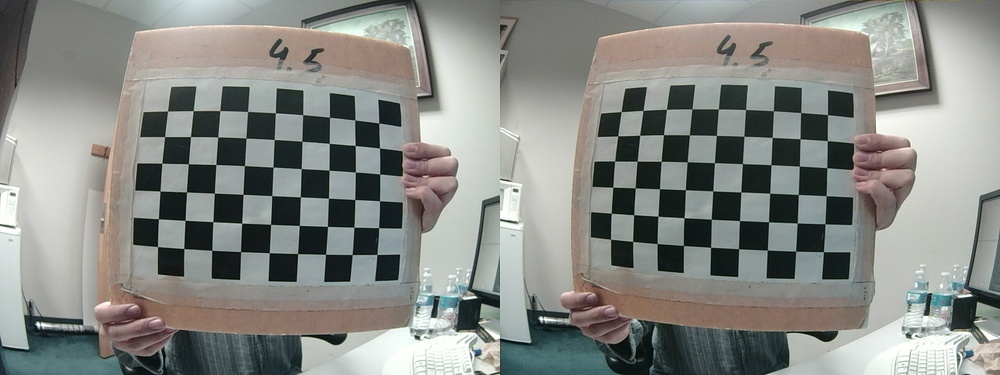
#> input picture camera_calib/2019-01-16-091542.jpg, 1000 x 375 px, shrunk from 2560 x 960 before the run; its folder holds only this picture in this run
$ python calib.py   (older library calls are emulated)
#> lines starting #> are read from the running program, lines starting #| are printed output that depends on the picture; after the words box and inside, x2 and y2 are one past the last pixel; in counts of white or black regions, pixels touching at a corner belong together; long printed decimals are rounded
from __future__ import print_function, division
import numpy as np
import cv2
import glob
import pickle

# https://medium.com/@kennethjiang/calibrate-fisheye-lens-using-opencv-part-2-13990f1b157f
# [17 lines left out: function undistort, not called in this run]

def main():
    # termination criteria
    criteria = (cv2.TERM_CRITERIA_EPS + cv2.TERM_CRITERIA_MAX_ITER, 30, 0.001)

    # prepare object points, like (0,0,0), (1,0,0), (2,0,0) ....,(6,5,0)
    objp = np.zeros((6*9,3), np.float32)
    objp[:,:2] = np.mgrid[0:9,0:6].T.reshape(-1,2)
    objp = objp * 0.0254

    # Arrays to store object points and image points from all the images.
    objpoints = [] # 3d point in real world space
    imgpointsL = [] # 2d points in image plane.
    imgpointsR = [] # 2d points in image plane.

    images = glob.glob('*.jpg')
    images.sort()
    width = 0
    height =0

    two_cams = False

    for fname in images:
        img = cv2.imread(fname)
#> img is the input picture: shape (375, 1000, 3); mean B, G, R 133.4, 137.8, 135.8
        height, width = img.shape[0:2]
        if two_cams:
            imgL = img[:,0:width//2]
            imgR = img[:,width//2 : width]
            grayL = cv2.cvtColor(imgL,cv2.COLOR_BGR2GRAY)
            grayR = cv2.cvtColor(imgR,cv2.COLOR_BGR2GRAY)
            # Find the chess board corners
            retR, cornersR = cv2.findChessboardCorners(grayR, (9,6), None)
        else:
            imgL = img
            retR = True

        grayL = cv2.cvtColor(imgL,cv2.COLOR_BGR2GRAY)
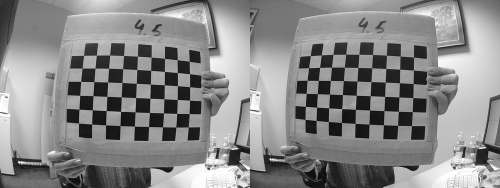
#> grayL: shape (375, 1000) (shown at 1/2 size); min 1, max 255, mean 136.7
        retL, cornersL = cv2.findChessboardCorners(grayL, (9,6), None)
#> retL = True; cornersL = 54 rows, first 8: [823.3, 251.7], [795.8, 250.9], [767.1, 250.2], [738.6, 248.8], [710.6, 247.3], [683.4, 245.5], [657, 243.5], [632.7, 241.3]


        # If found, add object points, image points (after refining them)
        if retL == True and retR == True:
            print(fname)
            objpoints.append(objp)

            corners2L = cv2.cornerSubPix(grayL,cornersL,(11,11),(-1,-1),criteria)
#> corners2L = 54 rows, first 8: [823.4, 251.7], [795.7, 251.2], [767.3, 250.1], [738.5, 248.7], [710.5, 247.2], [683.4, 245.5], [657.1, 243.6], [632.6, 241.4]
            imgpointsL.append(corners2L)

            if two_cams:
                corners2R = cv2.cornerSubPix(grayR,cornersR,(11,11),(-1,-1),criteria)
                imgpointsR.append(corners2R)
                offset = np.ones((len(corners2R), 1, 2)) * width//2

            # Draw and display the corners
            imgL = cv2.drawChessboardCorners(imgL, (9,6), corners2L, retL)
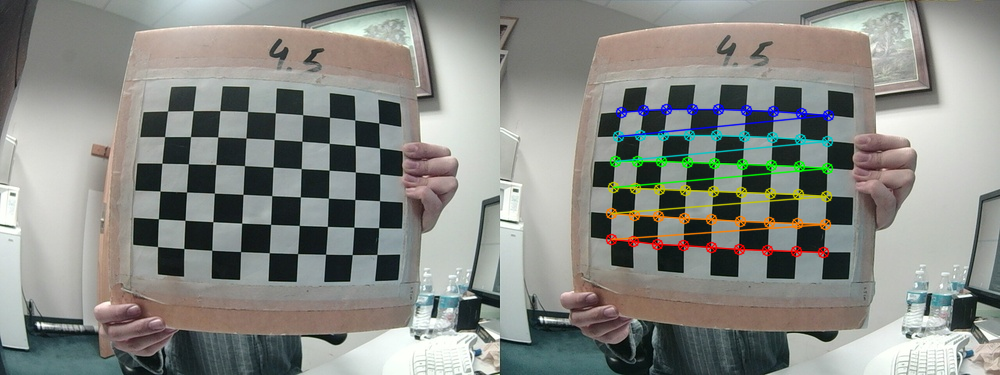
#> imgL: shape (375, 1000, 3); 2.93% of pixels changed, all inside (x1, y1, x2, y2) = (605, 103, 835, 259)
            cv2.imshow('imgL',imgL)
            cv2.waitKey(5)

    calibration_flags = cv2.fisheye.CALIB_RECOMPUTE_EXTRINSIC+cv2.fisheye.CALIB_CHECK_COND+cv2.fisheye.CALIB_FIX_SKEW

    M1 = np.zeros((3, 3))
    d1 = np.zeros((4, 1))
    r1 = [np.zeros((1, 1, 3), dtype=np.float64) for i in range(len(objpoints))]
    t1 = [np.zeros((1, 1, 3), dtype=np.float64) for i in range(len(objpoints))]

    # rms, _, _, _, _ =  cv2.fisheye.calibrate(np.reshape(objpoints, (len(objpoints), 1, -1, 3)),
    #                                          np.reshape(imgpointsL, (len(objpoints), 1, -1, 2)),
    #                                          grayL.shape[::-1],
    #                                          M1,
    #                                          d1,
    #                                          r1,
    #                                          t1,
    #                                          calibration_flags,
    #                                          (cv2.TERM_CRITERIA_EPS+cv2.TERM_CRITERIA_MAX_ITER, 100, 1e-6))

    # print(rms)
    # print(M1)
    # print(d1)

    # m1 = np.reshape([898.8330441160133, 0, 640, 0, 898.5978305609192, 480, 0, 0, 1], (3,3))
    # d1 = np.array([-0.3984360149537951, 0.1302381183957002, 0.009177901416678803, 0.007710077375683005, 0])

    flags = 0
    # flags |= cv2.CALIB_FIX_INTRINSIC
    flags |= cv2.CALIB_FIX_PRINCIPAL_POINT
    # flags |= cv2.CALIB_USE_INTRINSIC_GUESS
    # flags |= cv2.CALIB_FIX_FOCAL_LENGTH
    # flags |= cv2.CALIB_FIX_ASPECT_RATIO
    flags |= cv2.CALIB_ZERO_TANGENT_DIST
    # flags |= cv2.CALIB_RATIONAL_MODEL
    # flags |= cv2.CALIB_SAME_FOCAL_LENGTH
    # flags |= cv2.CALIB_FIX_K3
    # flags |= cv2.CALIB_FIX_K4
    # flags |= cv2.CALIB_FIX_K5

    if two_cams:
        rms, M1, d1, r1, t1 = cv2.calibrateCamera(
                    objpoints, imgpointsL, (width//2, height), None, None, flags=flags)
        rms, M2, d2, r2, t2 = cv2.calibrateCamera(
                    objpoints, imgpointsR, (width//2, height), None, None, flags=flags)

    else:
        rms, M1, d1, r1, t1 = cv2.calibrateCamera(
                    objpoints, imgpointsL, (width, height), None, None, flags=flags)
#> rms = 1.31; M1 = [[984.9, 0, 499.5], [0, 1134.7, 187], [0, 0, 1]]; d1 = [[-0.786, 28.31, 0, 0, -171.3]]; r1 = ([-0.417, -0.478, -2.99],); t1 = ([0.308, 0.0554, 0.966],)

    print(rms)
#| 1.310
    print(M1)
#| [[9.84932651e+02 0.00000000e+00 4.99500000e+02]
#|  [0.00000000e+00 1.13466921e+03 1.87000000e+02]
#|  [0.00000000e+00 0.00000000e+00 1.00000000e+00]]
    print(d1)
#| [[  -0.7863   28.313    0.            0.         -171.287]]

    # [10 lines of commented-out code are left out]

    if two_cams:
        stereo_flags = 0
        # stereo_flags |= cv2.CALIB_FIX_INTRINSIC
        stereo_flags |= cv2.CALIB_FIX_PRINCIPAL_POINT
        stereo_flags |= cv2.CALIB_USE_INTRINSIC_GUESS
        # stereo_flags |= cv2.CALIB_FIX_FOCAL_LENGTH
        # stereo_flags |= cv2.CALIB_FIX_ASPECT_RATIO
        stereo_flags |= cv2.CALIB_ZERO_TANGENT_DIST
        # stereo_flags |= cv2.CALIB_RATIONAL_MODEL
        stereo_flags |= cv2.CALIB_SAME_FOCAL_LENGTH
        # stereo_flags |= cv2.CALIB_FIX_K3
        # stereo_flags |= cv2.CALIB_FIX_K4
        # stereo_flags |= cv2.CALIB_FIX_K5

        stereocalib_criteria = (cv2.TERM_CRITERIA_MAX_ITER +
                                cv2.TERM_CRITERIA_EPS, 100, 1e-5)

        ret, M1, d1, M2, d2, R, T, E, F = cv2.stereoCalibrate(
            objpoints, imgpointsL,
            imgpointsR, M1, d1, M2,
            d2, (height,width//2),
            criteria=stereocalib_criteria, flags=stereo_flags)

        print(ret)
        print(M1)
        print(d1)

        newcameramtx, roi=cv2.getOptimalNewCameraMatrix(M1,d1,(width//2, height),.99)
        imgL = cv2.imread(images[0])[:,0:width//2].copy()

    else:
        newcameramtx, roi=cv2.getOptimalNewCameraMatrix(M1,d1,(width, height),.99)
#> newcameramtx = [[984.9, 0, 499.5], [0, 1130.7, 187], [0, 0, 1]]; roi = (0, 7, 999, 361)
        imgL = cv2.imread(images[0])[:,0:width].copy()
    # newcameramtx, roi = cv2.fisheye.estimateNewCameraMatrixForUndistortRectify(M1.astype(cv2.CV_32F), d1.astype(cv2.CV_32F), (width//2, height), np.eye(3), balance=0.5)
    # print("ROI\n", roi)

    print(imgL.shape)
#| (375, 1000, 3)
    dst = cv2.undistort(imgL, M1, d1, None, M1)
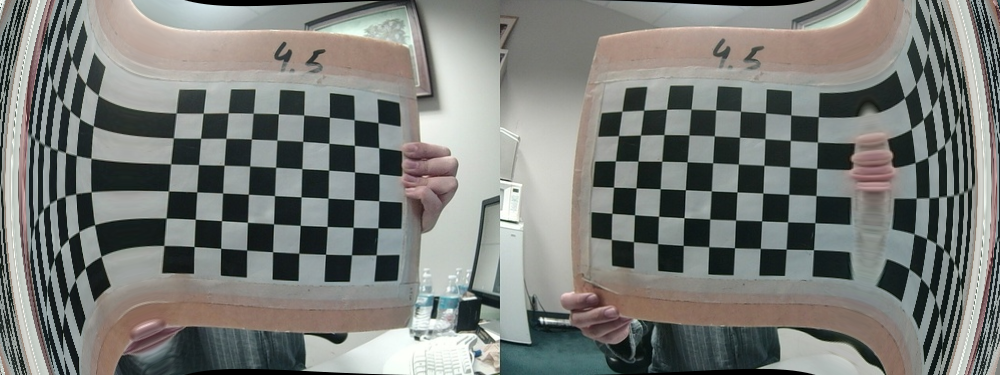
#> dst: shape (375, 1000, 3); mean B, G, R 120.6, 124.5, 122.3
    # [6 lines of commented-out code are left out]
    cv2.imwrite('calibresult.png',dst)

    cv2.destroyAllWindows()

    if two_cams:
        camera_model = dict([('M1', M1), ('M2', M2), ('dist1', d1),
                            ('dist2', d2), ('rvecs1', r1),
                            ('rvecs2', r2), ('tvecs1', t1),
                            ('tvecs2', t2), ('R', R), ('T', T),
                            ('E', E), ('F', F)])
    else:
        camera_model = dict([('M1', M1), ('dist1', d1),
                            ('rvecs1', r1), ('tvecs1', t1)])
#> camera_model = {'M1': [[984.9, 0, 499.5], [0, 1134.7, 187], [0, 0, 1]], 'dist1': [[-0.786, 28.31, 0, 0, -171.3]], 'rvecs1': ([-0.417, -0.478, -2.99],), 'tvecs1': ([0.308, 0.0554, 0.966],)}

    with open('calib.pkl', 'wb') as f:
        pickle.dump(camera_model, f, pickle.HIGHEST_PROTOCOL)

    # [17 lines of commented-out code are left out]

if __name__ == '__main__':
    main()
'''
import numpy as np
import cv2
import glob
import os
import argparse

# https://github.com/bvnayak/stereo_calibration/blob/master/camera_calibrate.py
class StereoCalibration(object):
    def __init__(self, filepath):
        # termination criteria
        self.criteria = (cv2.TERM_CRITERIA_EPS +
                         cv2.TERM_CRITERIA_MAX_ITER, 30, 0.001)
        self.criteria_cal = (cv2.TERM_CRITERIA_EPS +
                             cv2.TERM_CRITERIA_MAX_ITER, 100, 1e-5)

        # prepare object points, like (0,0,0), (1,0,0), (2,0,0) ....,(6,5,0)
        self.objp = np.zeros((9*6, 3), np.float32)
        self.objp[:, :2] = np.mgrid[0:9, 0:6].T.reshape(-1, 2)

        # Arrays to store object points and image points from all the images.
        self.objpoints = []  # 3d point in real world space
        self.imgpoints_l = []  # 2d points in image plane.
        self.imgpoints_r = []  # 2d points in image plane.

        self.cal_path = filepath
        self.read_images(self.cal_path)

    def read_images(self, cal_path):
        # [6 lines of commented-out code are left out]
        images = glob.glob(os.path.join(cal_path, "*.jpg"))
        img_shape = (0,0)

        print(images)

        for i, fname in enumerate(images):
            img = cv2.imread(images[i])
            width = img.shape[1]
            img_l = img[:,:width//2]
            img_r = img[:,width//2:]

            gray_l = cv2.cvtColor(img_l, cv2.COLOR_BGR2GRAY)
            gray_r = cv2.cvtColor(img_r, cv2.COLOR_BGR2GRAY)

            # Find the chess board corners
            ret_l, corners_l = cv2.findChessboardCorners(gray_l, (9, 6), None)
            ret_r, corners_r = cv2.findChessboardCorners(gray_r, (9, 6), None)

            # If found, add object points, image points (after refining them)
            self.objpoints.append(self.objp)

            if ret_l is True and ret_r is True:
                rt = cv2.cornerSubPix(gray_l, corners_l, (11, 11),
                                      (-1, -1), self.criteria)
                self.imgpoints_l.append(corners_l)

                # Draw and display the corners
                ret_l = cv2.drawChessboardCorners(img_l, (9, 6),
                                                  corners_l, ret_l)
                cv2.imshow('chessboard', img_l)
                cv2.waitKey(50)

                rt = cv2.cornerSubPix(gray_r, corners_r, (11, 11),
                                      (-1, -1), self.criteria)
                self.imgpoints_r.append(corners_r)

                # Draw and display the corners
                ret_r = cv2.drawChessboardCorners(img_r, (9, 6),
                                                  corners_r, ret_r)
                cv2.imshow('chessboard', img_r)
                cv2.waitKey(50)
            img_shape = gray_l.shape[::-1]

        rt, self.M1, self.d1, self.r1, self.t1 = cv2.calibrateCamera(
            self.objpoints, self.imgpoints_l, img_shape, None, None)
        rt, self.M2, self.d2, self.r2, self.t2 = cv2.calibrateCamera(
            self.objpoints, self.imgpoints_r, img_shape, None, None)

        self.camera_model = self.stereo_calibrate(img_shape)

    def stereo_calibrate(self, dims):
        flags = 0
        flags |= cv2.CALIB_FIX_INTRINSIC
        # flags |= cv2.CALIB_FIX_PRINCIPAL_POINT
        flags |= cv2.CALIB_USE_INTRINSIC_GUESS
        flags |= cv2.CALIB_FIX_FOCAL_LENGTH
        # flags |= cv2.CALIB_FIX_ASPECT_RATIO
        flags |= cv2.CALIB_ZERO_TANGENT_DIST
        # flags |= cv2.CALIB_RATIONAL_MODEL
        # flags |= cv2.CALIB_SAME_FOCAL_LENGTH
        # flags |= cv2.CALIB_FIX_K3
        # flags |= cv2.CALIB_FIX_K4
        # flags |= cv2.CALIB_FIX_K5

        stereocalib_criteria = (cv2.TERM_CRITERIA_MAX_ITER +
                                cv2.TERM_CRITERIA_EPS, 100, 1e-5)
        ret, M1, d1, M2, d2, R, T, E, F = cv2.stereoCalibrate(
            self.objpoints, self.imgpoints_l,
            self.imgpoints_r, self.M1, self.d1, self.M2,
            self.d2, dims,
            criteria=stereocalib_criteria, flags=flags)

        print('Intrinsic_mtx_1', M1)
        print('dist_1', d1)
        print('Intrinsic_mtx_2', M2)
        print('dist_2', d2)
        print('R', R)
        print('T', T)
        print('E', E)
        print('F', F)

        # [6 lines of commented-out code are left out]

        print('')

        camera_model = dict([('M1', M1), ('M2', M2), ('dist1', d1),
                            ('dist2', d2), ('rvecs1', self.r1),
                            ('rvecs2', self.r2), ('R', R), ('T', T),
                            ('E', E), ('F', F)])

        cv2.destroyAllWindows()
        return camera_model

if __name__ == '__main__':
    parser = argparse.ArgumentParser()
    parser.add_argument('filepath', help='String Filepath')
    args = parser.parse_args()
    cal_data = StereoCalibration(args.filepath)
'''

$ run again, on camera_calib/2019-01-16-091658.jpg
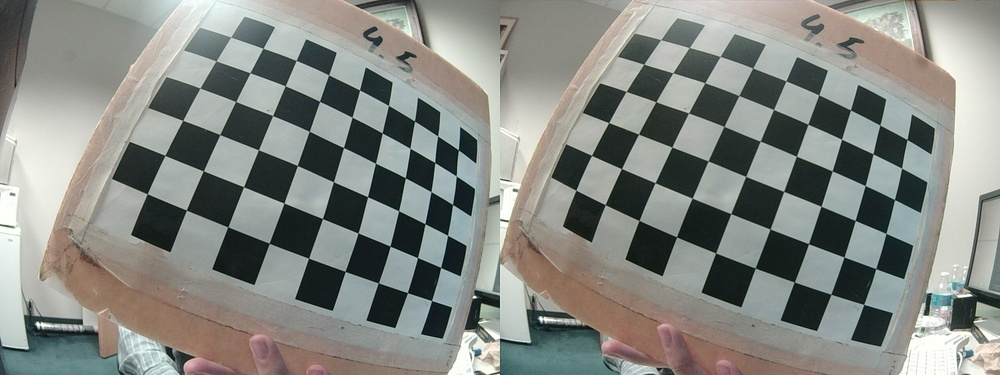
#> input picture camera_calib/2019-01-16-091658.jpg, 1000 x 375 px, shrunk from 2560 x 960 before the run
#> in main, img is the input picture: shape (375, 1000, 3); mean B, G, R 131.2, 136.4, 133.8
#> retL = True; cornersL = 54 rows, first 8: [431.6, 300.5], [407.5, 292.5], [378.4, 282.8], [345.3, 271.5], [308.6, 258.2], [269.4, 243.4], [227.6, 226.8], [186.4, 210.2]
#> corners2L = 54 rows, first 8: [431.6, 300.5], [407.4, 292.6], [378.3, 282.9], [345.2, 271.4], [308.6, 258.2], [269.2, 243.3], [227.8, 226.9], [186.3, 210.1]
#> in main, `imgL = cv2.drawChessboardCorners(imgL, (9,6), corners2L, retL)`:
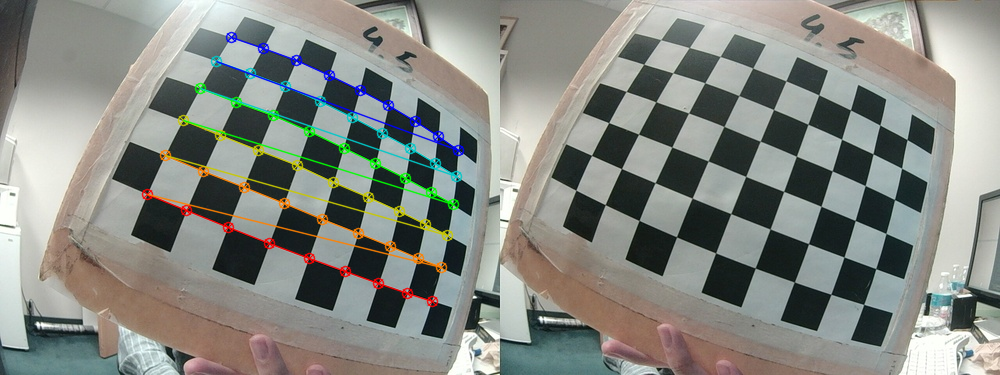
#> imgL: shape (375, 1000, 3); 3.34% of pixels changed, all inside (x1, y1, x2, y2) = (141, 31, 465, 308)
#> rms = 3.41; M1 = [[432.3, 0, 499.5], [0, 637.6, 187], [0, 0, 1]]; d1 = [[0.721, -1.12, 0, 0, 0.423]]; r1 = ([0.497, -0.988, -2.71],); t1 = ([-0.0507, 0.0673, 0.379],)
#| 3.413
#| [[432.348   0.         499.5       ]
#|  [  0.         637.599 187.        ]
#|  [  0.           0.           1.        ]]
#| [[ 0.721 -1.117  0.          0.          0.4232]]
#> newcameramtx = [[423.7, 0, 499.5], [0, 630.4, 187], [0, 0, 1]]; roi = (4, 24, 992, 327)
#| (375, 1000, 3)
#> in main, `dst = cv2.undistort(imgL, M1, d1, None, M1)`:
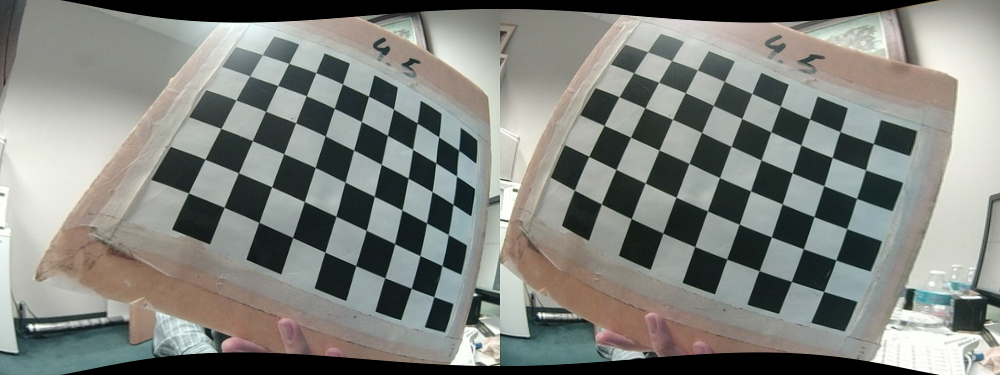
#> dst: shape (375, 1000, 3); mean B, G, R 125.6, 130.7, 128.5
#> camera_model = {'M1': [[432.3, 0, 499.5], [0, 637.6, 187], [0, 0, 1]], 'dist1': [[0.721, -1.12, 0, 0, 0.423]], 'rvecs1': ([0.497, -0.988, -2.71],), 'tvecs1': ([-0.0507, 0.0673, 0.379],)}

$ run again, on camera_calib/2019-01-16-091710.jpg
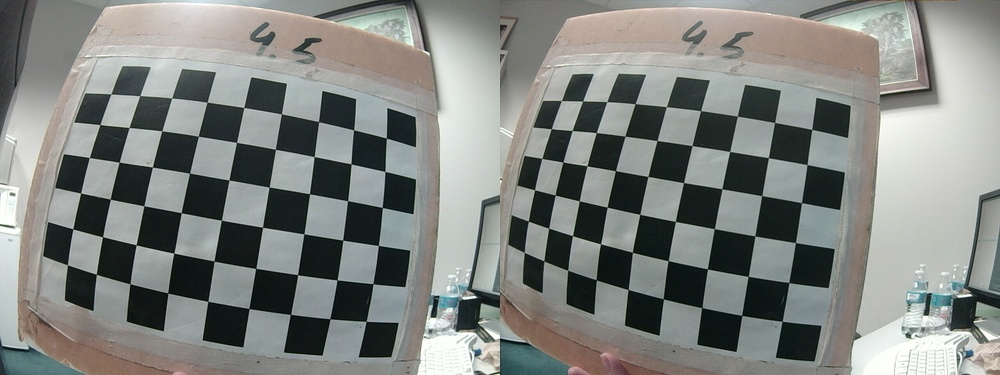
#> input picture camera_calib/2019-01-16-091710.jpg, 1000 x 375 px, shrunk from 2560 x 960 before the run
#> in main, img is the input picture: shape (375, 1000, 3); mean B, G, R 128.9, 132.6, 129.2
#> retL = True; cornersL = 54 rows, first 8: [366.1, 321.3], [330, 318.8], [290.5, 314.4], [249, 308.5], [207.9, 301.4], [167.8, 292.9], [130, 283.8], [96.34, 274.2]
#> corners2L = 54 rows, first 8: [366.1, 321.4], [329.9, 318.8], [290.4, 314.4], [249, 308.5], [207.8, 301.3], [167.8, 292.9], [129.9, 283.8], [96.28, 274.3]
#> in main, `imgL = cv2.drawChessboardCorners(imgL, (9,6), corners2L, retL)`:
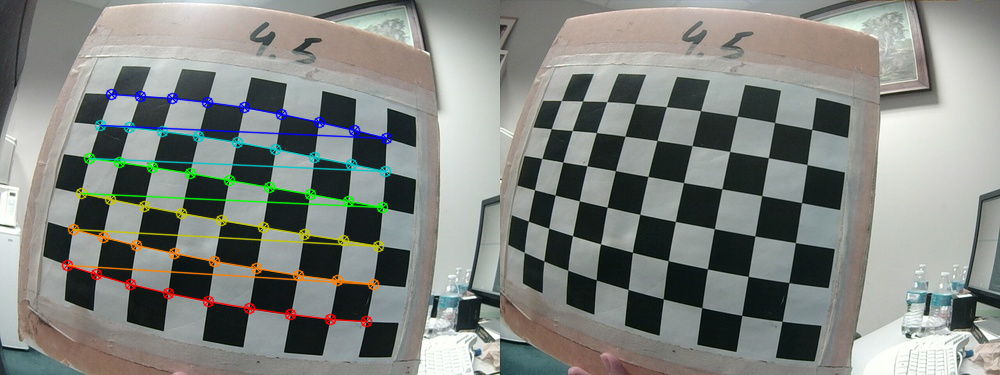
#> imgL: shape (375, 1000, 3); 3.65% of pixels changed, all inside (x1, y1, x2, y2) = (61, 88, 393, 328)
#> rms = 2.56; M1 = [[934.2, 0, 499.5], [0, 1128.4, 187], [0, 0, 1]]; d1 = [[0.527, -4.28, 0, 0, 4.61]]; r1 = ([0.281, -0.953, -2.89],); t1 = ([-0.0812, 0.0722, 0.598],)
#| 2.560
#| [[9.34162755e+02 0.00000000e+00 4.99500000e+02]
#|  [0.00000000e+00 1.12835156e+03 1.87000000e+02]
#|  [0.00000000e+00 0.00000000e+00 1.00000000e+00]]
#| [[ 0.5268 -4.282    0.          0.          4.611]]
#> newcameramtx = [[712.6, 0, 499.5], [0, 863.2, 187], [0, 0, 1]]; roi = (22, 46, 954, 282)
#| (375, 1000, 3)
#> in main, `dst = cv2.undistort(imgL, M1, d1, None, M1)`:
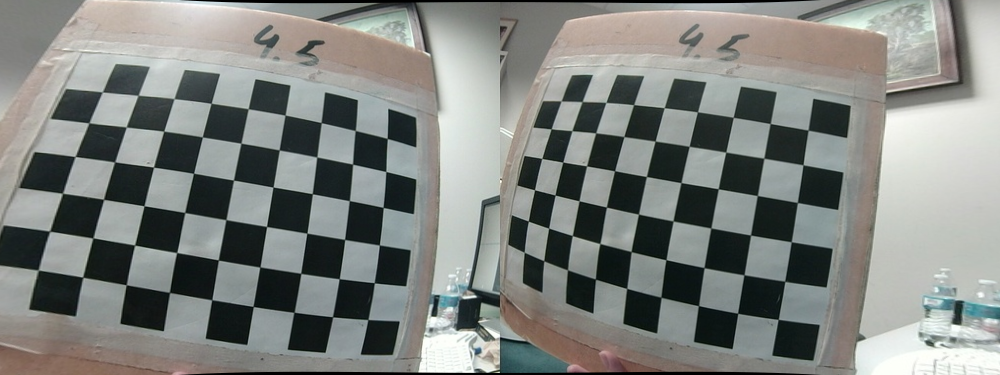
#> dst: shape (375, 1000, 3); mean B, G, R 128, 131.6, 128.4
#> camera_model = {'M1': [[934.2, 0, 499.5], [0, 1128.4, 187], [0, 0, 1]], 'dist1': [[0.527, -4.28, 0, 0, 4.61]], 'rvecs1': ([0.281, -0.953, -2.89],), 'tvecs1': ([-0.0812, 0.0722, 0.598],)}
